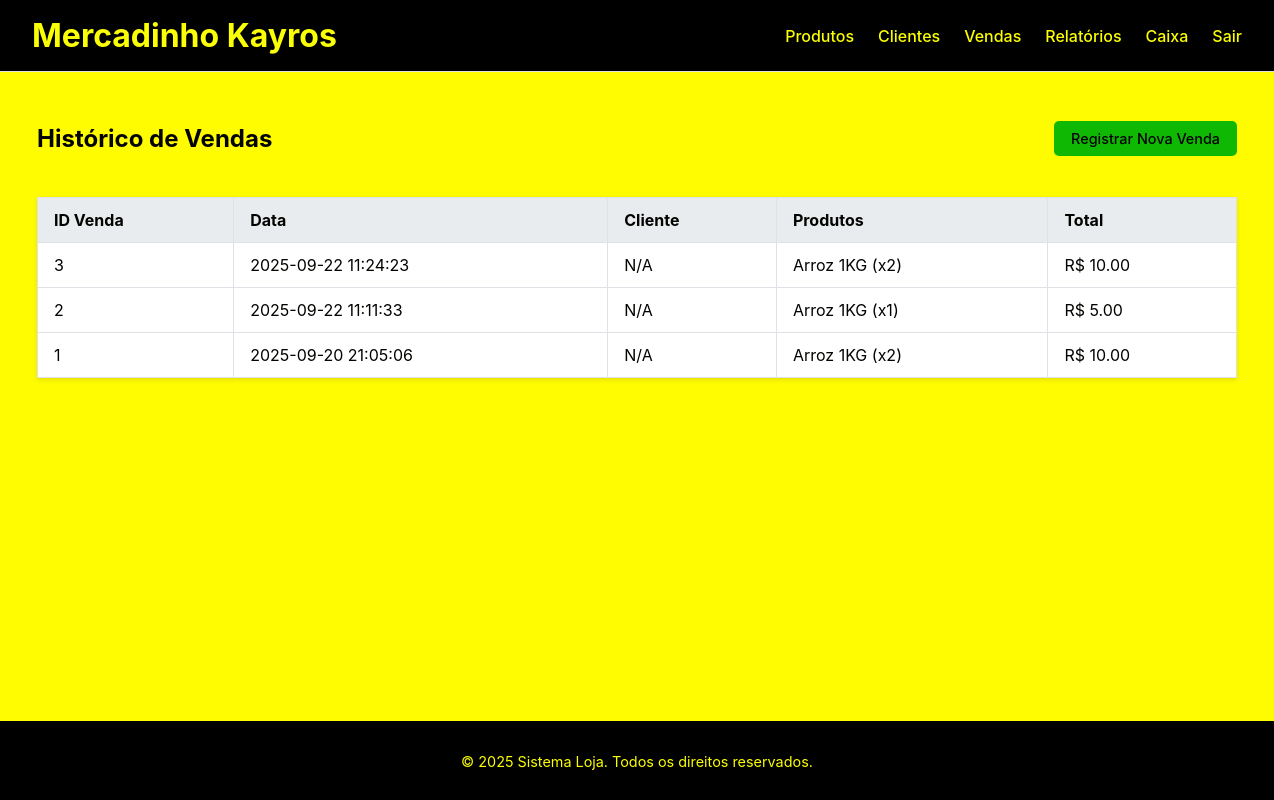
The page /vendas (signed in) on the database its author committed.
### tables this page shows
CREATE TABLE vendas (
        id INTEGER PRIMARY KEY AUTOINCREMENT,
        cliente_id INTEGER,
        data_venda TEXT NOT NULL,
        total REAL NOT NULL, troco REAL, forma_pagamento TEXT, valor_pago REAL,
        FOREIGN KEY (cliente_id) REFERENCES clientes (id)
    );

### app.py (the view)
@app.route('/vendas')
@login_required
def vendas():
    vendas_historico = db.get_relatorio_vendas_detalhado()
    return render_template('vendas.html', vendas=vendas_historico)

### app.py (called while the page is built)
@login_manager.user_loader
def load_user(user_id):
    return db.get_user_by_id(int(user_id))

@app.context_processor
def inject_current_year():
    return {'current_year': datetime.utcnow().year}

### logica_banco.py (called while the page is built)
def get_user_by_id(user_id):
    db = DatabaseManager()
    db.connect()
    user_data = db.fetch_one("SELECT * FROM usuarios WHERE id = ?", (user_id,))
    db.disconnect()
    if user_data:
        return User(id=user_data['id'], username=user_data['username'], password_hash=user_data['password_hash'])
    return None

def get_relatorio_vendas_detalhado():
    db = DatabaseManager()
    db.connect()
    query = """
        SELECT v.id, v.data_venda, v.total, c.nome as cliente_nome,
               GROUP_CONCAT(p.nome || ' (x' || iv.quantidade || ')', '; ') as produtos
        FROM vendas v
        LEFT JOIN clientes c ON v.cliente_id = c.id
        JOIN itens_venda iv ON v.id = iv.venda_id
        JOIN produtos p ON iv.produto_id = p.id
        GROUP BY v.id ORDER BY v.data_venda DESC """
    vendas = db.fetch_all(query)
    db.disconnect()
    return vendas

    def connect(self):
        self.conn = sqlite3.connect(self.db_name)
        self.conn.row_factory = sqlite3.Row # Permite acessar resultados por nome da coluna
        self.cursor = self.conn.cursor()

    def disconnect(self):
        if self.conn:
            self.conn.close()

    def fetch_all(self, query, params=()):
        try:
            self.cursor.execute(query, params)
            return self.cursor.fetchall()
        except sqlite3.Error as e:
            print(f"Erro ao buscar dados: {e}")
            return []

    def fetch_one(self, query, params=()):
        try:
            self.cursor.execute(query, params)
            return self.cursor.fetchone()
        except sqlite3.Error as e:
            print(f"Erro ao buscar dado: {e}")
            return None

### templates/vendas.html (shortened to what this page needs)
{% extends "base.html" %}
{% block content %}
<div class="header-container">
    <h2>Histórico de Vendas</h2>
    <a href="{{ url_for('nova_venda') }}" class="btn btn-primary">Registrar Nova Venda</a>
</div>
<table>
    <thead>
        <tr>
            <th>ID Venda</th>
            <th>Data</th>
            <th>Cliente</th>
            <th>Produtos</th>
            <th>Total</th>
        </tr>
    </thead>
    <tbody>
        {% for venda in vendas %}
        <tr>
            <td>{{ venda.id }}</td>
            <td>{{ venda.data_venda }}</td>
            <td>{{ venda.cliente_nome or 'N/A' }}</td>
            <td>{{ venda.produtos }}</td>
            <td>R$ {{ "%.2f"|format(venda.total) }}</td>
        </tr>
        {% else %}
        <tr>
            <td colspan="5">Nenhuma venda registrada.</td>
        </tr>
        {% endfor %}
    </tbody>
</table>
{% endblock %}

### static/styles.css (style rules this page uses)
:root { --cor-primaria: #fbff05; --cor-secundaria: #fbff01; --cor-sucesso: #28a745; --cor-perigo: #dc3545; --cor-fundo: #fffb01; --cor-texto: #030300; --borda-radius: 5px; }
body { font-family: -apple-system, BlinkMacSystemFont, "Segoe UI", Roboto, "Helvetica Neue", Arial, sans-serif; margin: 0; background-color: var(--cor-fundo); color: var(--cor-texto); display: flex; flex-direction: column; min-height: 100vh; }
table { width: 100%; border-collapse: collapse; margin-top: 1.5rem; background-color: #fff; box-shadow: 0 2px 4px rgba(0,0,0,0.1); }
table thead { background-color: #e9ecef; }
table th, table td { padding: 0.75rem 1rem; border: 1px solid #dee2e6; text-align: left; }
.btn { display: inline-block; padding: 0.5rem 1rem; font-size: 0.9rem; font-weight: 500; text-align: center; text-decoration: none; border-radius: var(--borda-radius); border: 1px solid transparent; cursor: pointer; transition: background-color 0.2s, color 0.2s, border-color 0.2s; }
.btn-primary { background-color: #0fb903; color: #000000; }
.header-container { display: flex; justify-content: space-between; align-items: center; margin-bottom: 1rem; }

### rows shown on the page
vendas: id "3", data_venda "2025-09-22 11:24:23", cliente_nome "N/A", produtos "Arroz 1KG (x2)", total "10.00"
vendas: id "2", data_venda "2025-09-22 11:11:33", cliente_nome "N/A", produtos "Arroz 1KG (x1)", total "5.00"
vendas: id "1", data_venda "2025-09-20 21:05:06", cliente_nome "N/A", produtos "Arroz 1KG (x2)", total "10.00"
